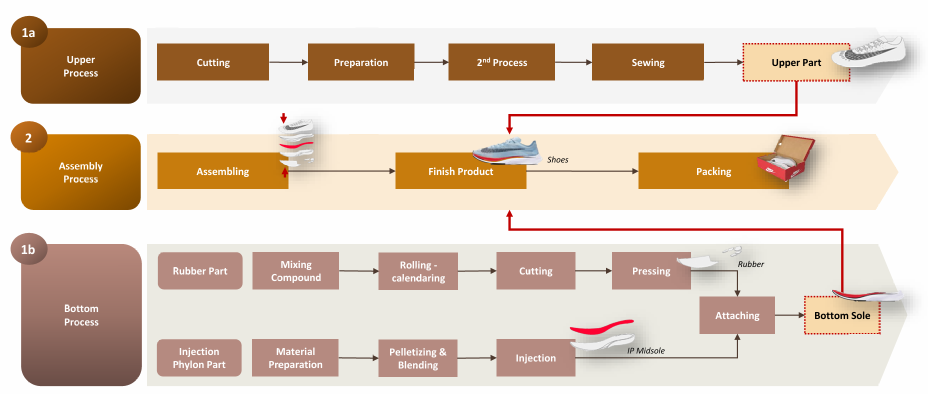
#> input picture fig/raw/footwear_production_process.png, 1855 x 787 px, given in place of map_textile.png, which was not available (shown at 1/2 size)
$ python source_note.py
#> lines starting #> are read from the running program, lines starting #| are printed output that depends on the picture; pictures that were not available may be replaced by others from this repository, and a replacement may not be noted
"""Stamp a source note at the bottom right of a figure.

Every figure in the paper is saved twice: ``<name>.png`` with "Source: ..." for the
English paper and ``<name>_id.png`` with "Sumber: ..." for the Indonesian papers.

- Matplotlib figures (fig.ipynb) go through ``save_with_source``.
- Static images with no generating code are kept untouched in ``raw/`` and stamped
  by running this file as a script (``python source_note.py``).
"""
from pathlib import Path

from PIL import Image, ImageDraw, ImageFont

NOTE_STYLE = dict(fontsize=9, style="italic", color="#555555")
GAP_IN = 0.08  # vertical gap between the lowest artist and the note (inches)


def _id_path(path):
    path = Path(path)
    return path.with_name(f"{path.stem}_id{path.suffix}")


def save_with_note(fig, path, text, dpi=300):
    """Save ``fig`` to ``path`` with ``text`` right-aligned below everything else drawn."""
    fig.canvas.draw()
    bbox = fig.get_tightbbox(fig.canvas.get_renderer())  # inches, includes legends/labels
    note = fig.text(bbox.x1 / fig.get_figwidth(), (bbox.y0 - GAP_IN) / fig.get_figheight(),
                    text, ha="right", va="top", **NOTE_STYLE)
    fig.savefig(path, dpi=dpi, bbox_inches="tight")
    note.remove()
    print(f"Figure saved to: {path}")


def save_with_source(fig, path, source_en, source_id=None, dpi=300):
    """Save ``fig`` to ``path`` (English) and ``<path>_id`` (Indonesian) with a source note."""
    save_with_note(fig, path, f"Source: {source_en}", dpi)
    save_with_note(fig, _id_path(path), f"Sumber: {source_id or source_en}", dpi)


# ── Static images ────────────────────────────────────────────────────────────
# name: (English source, Indonesian source)
STATIC_SOURCES = {
    "map_textile": ("BPS, author's calculation.", "BPS, perhitungan penulis."),
    "footwear_supply_chain": ("Gereffi (1994); Stacey (2019).", "Gereffi (1994); Stacey (2019)."),
    "footwear_production_process": (
        "DEN (2025), based on site visits and interviews with footwear manufacturers.",
        "DEN (2025), berdasarkan kunjungan lapangan dan wawancara dengan manufaktur alas kaki.",
    ),
    "map_footwear": ("APRISINDO (2025); DEN analysis.", "APRISINDO (2025); analisis DEN."),
    "machinery_modernization": ("DEN, ITMF, Gherzi.", "DEN, ITMF, Gherzi."),
    "workforce_projection": ("Ministry of Manpower.", "Kementerian Ketenagakerjaan."),
    "investment_pipeline": ("DEN.", "DEN."),
    "licensing_time": ("DEN.", "DEN."),
}


def _italic_font(px):
    for name in ("DejaVuSans-Oblique.ttf", "ariali.ttf"):
        try:
            return ImageFont.truetype(name, px)
        except OSError:
            pass
    from matplotlib import font_manager
    return ImageFont.truetype(font_manager.findfont("DejaVu Sans:italic"), px)


def stamp_image(src, out, text):
    """Append a white strip under ``src`` with ``text`` right-aligned, and save to ``out``."""
#> called with text = "Source: BPS, author's calculation."
    img = Image.open(src).convert("RGB")
    w, h = img.size
#> w = 1855; h = 787
    font = _italic_font(max(12, round(w * 0.013)))
    left, top, right, bottom = font.getbbox(text)
#> left = 0; top = 5; right = 403; bottom = 26
    pad = round(font.size * 0.6)
#> pad = 14
    canvas = Image.new("RGB", (w, h + (bottom - top) + 2 * pad), "white")
#> canvas: PIL image 1855x836 RGB; every value is 255
    canvas.paste(img, (0, 0))
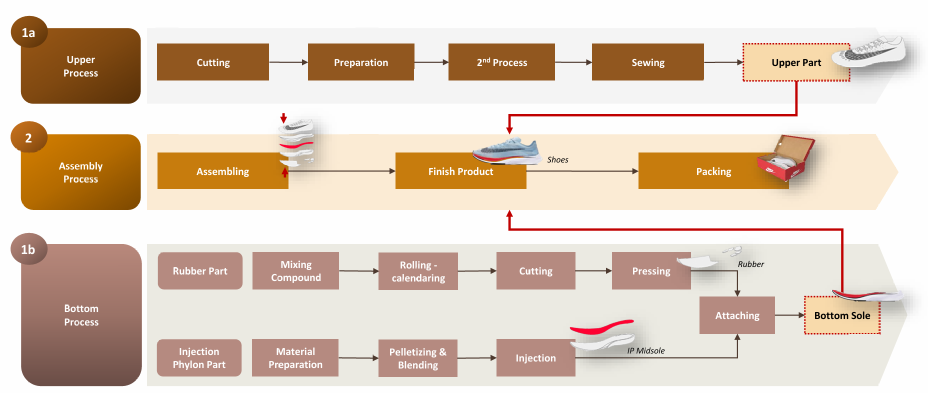
#> canvas: PIL image 1855x836 RGB (shown at 1/2 size); mean R, G, B 225, 208.3, 193
    ImageDraw.Draw(canvas).text((w - pad - right, h + pad - top), text, font=font, fill="#555555")
    canvas.save(out, dpi=img.info.get("dpi", (300, 300)))


if __name__ == "__main__":
    here = Path(__file__).parent
    for name, (en, id_) in STATIC_SOURCES.items():
        src = here / "raw" / f"{name}.png"
        stamp_image(src, here / f"{name}.png", f"Source: {en}")
        stamp_image(src, here / f"{name}_id.png", f"Sumber: {id_}")
#> call 2 of stamp_image, with text = 'Sumber: BPS, perhitungan penulis.'
#> in stamp_image (call 2), `canvas = Image.new("RGB", (w, h + (bottom - top) + 2 * pad), "white")`: canvas: PIL image 1855x838 RGB; every value is 255
#> in stamp_image (call 2), `canvas.paste(img, (0, 0))`:
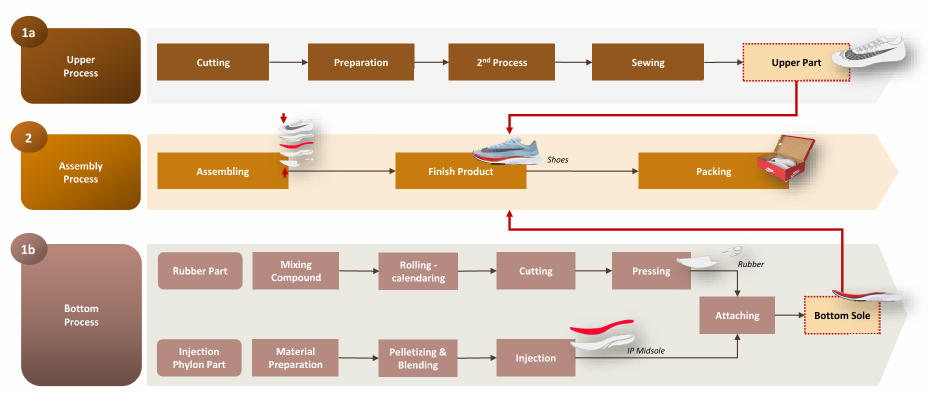
#> canvas: PIL image 1855x838 RGB (shown at 1/2 size); mean R, G, B 225, 208.4, 193.1
        print(f"Stamped {name}.png and {name}_id.png")
#> pass 2 of the loop `for name, (en, id_) in STATIC_SOURCES.items():`:
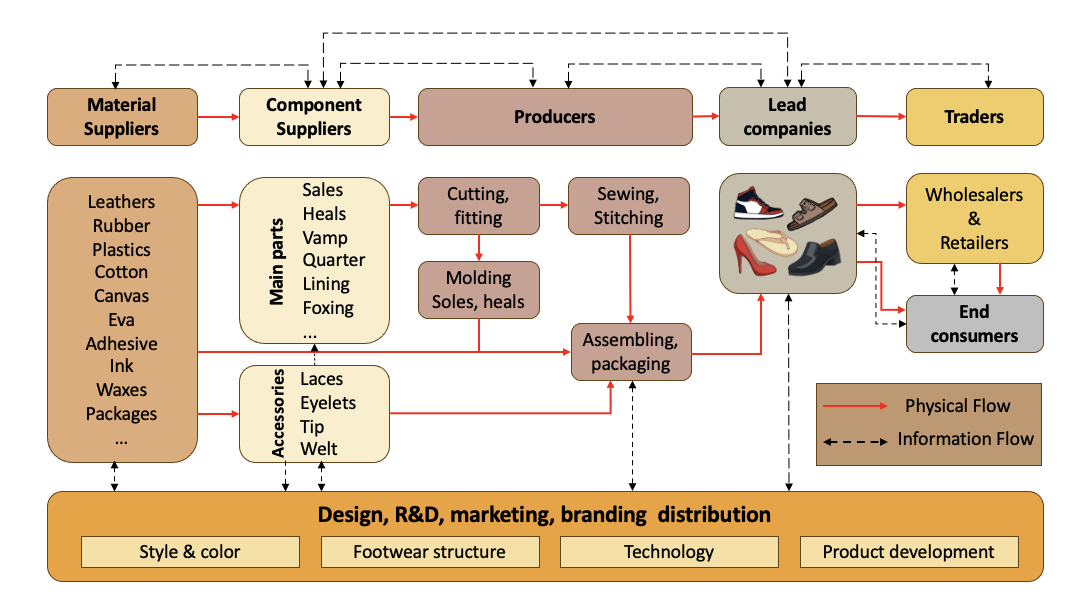
#> input picture fig/raw/footwear_supply_chain.png, 1076 x 598 px
#> img: PIL image 1076x598 RGB
#> in stamp_image (call 3), `canvas.paste(img, (0, 0))`:
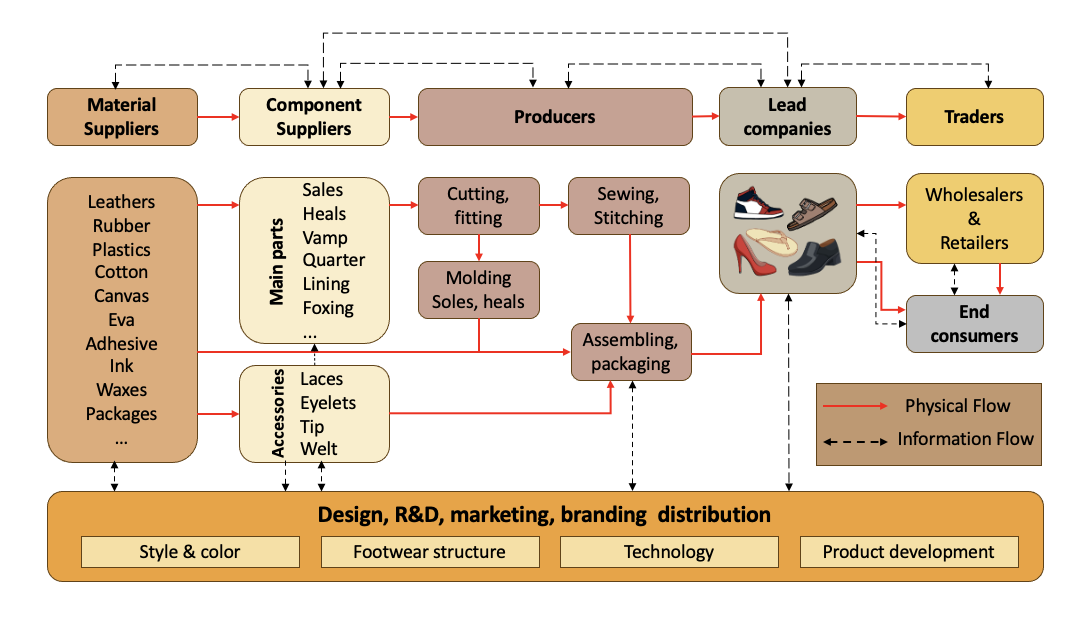
#> canvas: PIL image 1076x628 RGB; mean R, G, B 229.9, 214.3, 193.8
#> (the run stopped early here; a loop or call above may not have finished)
